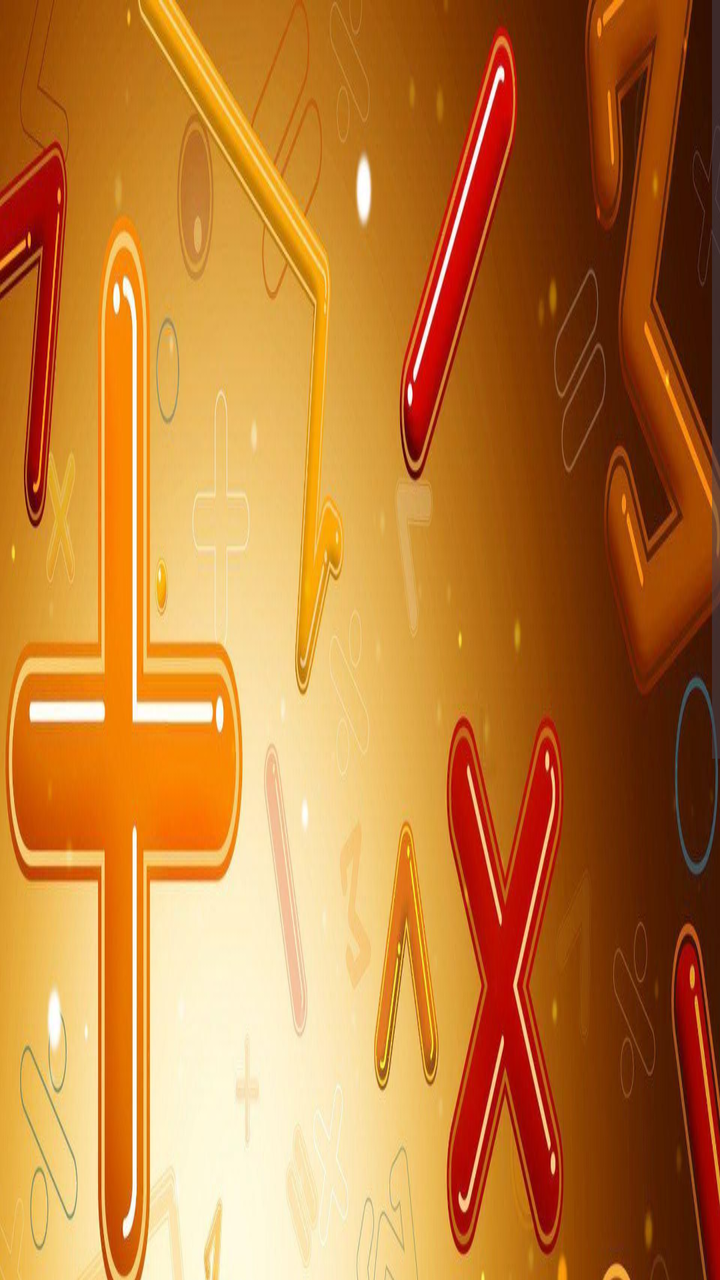
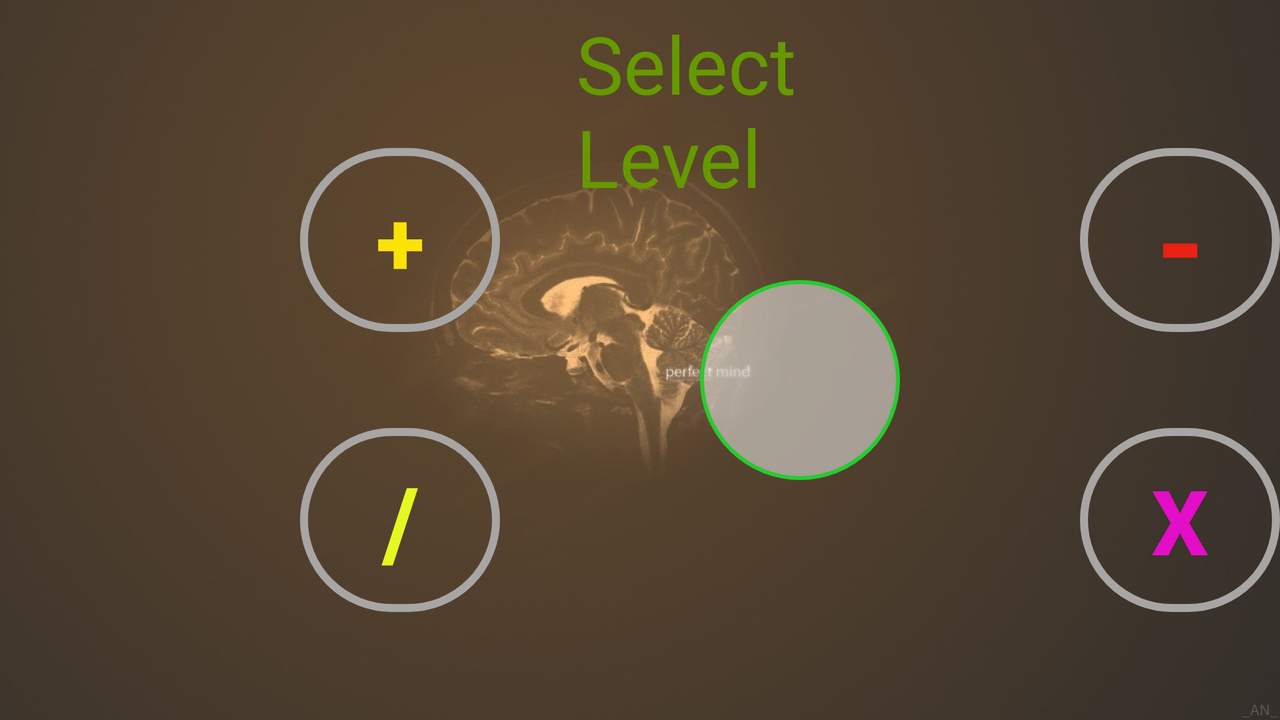

The same Android screen from two of the app's own layout files: first res/layout/ as a phone draws it, then the author's variant for another configuration, drawn on a device whose configuration selects that folder. Both files follow.
<!-- AndroidManifest.xml: application theme Theme.FullVideoView -->
<!-- res/layout/activity_select_level.xml -->
<?xml version="1.0" encoding="utf-8"?>
<ScrollView xmlns:android="http://schemas.android.com/apk/res/android"
    xmlns:app="http://schemas.android.com/apk/res-auto"
    xmlns:tools="http://schemas.android.com/tools"
    android:layout_width="match_parent"
    android:layout_height="match_parent"
    tools:context=".selectLevelActivity">

    <LinearLayout
        android:layout_width="match_parent"
        android:layout_height="match_parent"
        android:orientation="vertical"
        android:background="@drawable/selectlevelimg">

    </LinearLayout>

</ScrollView>
<!-- resources referenced by this layout -->
<resources>
  <!-- drawable selectlevelimg: jpg bitmap (drawable, 178757 bytes) -->
  <style name="Theme.FullVideoView" parent="Base.Theme.FullVideoView" />
  <style name="Base.Theme.FullVideoView" parent="Theme.Material3.DayNight.NoActionBar">
          
          
          <item name="android:windowFullscreen">true</item>
      </style>
</resources>
<!-- res/layout-land/activity_select_level.xml (the author's variant of the layout above) -->
<!-- drawn on the phone turned sideways -->
<?xml version="1.0" encoding="utf-8"?>
<RelativeLayout
    xmlns:android="http://schemas.android.com/apk/res/android"
    xmlns:app="http://schemas.android.com/apk/res-auto"
    xmlns:tools="http://schemas.android.com/tools"
    android:layout_width="match_parent"
    android:layout_height="400dp"
    android:background="@drawable/brainicn"
    tools:context=".selectLevelActivity">

    
    
    
    
    
    

    

    <TextView
        android:id="@+id/textView"
        android:layout_width="wrap_content"
        android:layout_height="wrap_content"
        android:layout_marginHorizontal="290dp"
        android:layout_marginStart="288dp"
        android:layout_marginTop="5dp"
        android:layout_marginEnd="200dp"
        android:text="Select Level"
        android:textColor="@android:color/holo_green_dark"
        android:textSize="40sp" />

    <com.google.android.material.button.MaterialButton
        android:id="@+id/level1btn"
        android:layout_width="100dp"
        android:layout_height="100dp"
        android:layout_marginStart="150dp"
        android:layout_marginTop="70dp"
        android:backgroundTint="#00FFFFFF"
        android:contentDescription="level1button"
        android:elevation="10dp"
        android:text="+"
        android:textColor="#FBE207"
        android:textStyle="bold"
        android:textSize="45sp"
        app:cornerFamily="rounded"
        app:cornerRadius="50dp"
        app:strokeColor="@color/grey"
        app:strokeWidth="4dp" />

    <com.google.android.material.button.MaterialButton
        android:id="@+id/level2btn"
        android:layout_width="100dp"
        android:layout_height="100dp"
        android:layout_marginBottom="46dp"
        android:layout_marginStart="540dp"
        android:layout_marginTop="70dp"
        android:backgroundTint="#00FFFFFF"
        android:contentDescription="level2button"
        android:elevation="10dp"
        android:text="-"
        android:textColor="#EA2113"
        android:textSize="60sp"
        android:textStyle="bold"
        app:cornerFamily="rounded"
        app:cornerRadius="50dp"
        app:layout_constraintBottom_toBottomOf="parent"
        app:layout_constraintEnd_toStartOf="@+id/level4btn"
        app:strokeColor="@color/grey"
        app:strokeWidth="4dp" />

    <com.google.android.material.button.MaterialButton
        android:id="@+id/level3btn"
        android:layout_width="100dp"
        android:layout_height="100dp"
        android:layout_marginHorizontal="350dp"
        android:layout_marginStart="540dp"
        android:layout_marginTop="210dp"
        android:backgroundTint="#00FFFFFF"
        android:contentDescription="level3button"
        android:elevation="10dp"
        android:text="X"
        android:textColor="#E40DC8"
        android:textStyle="bold"
        android:textSize="45sp"
        app:cornerFamily="rounded"
        app:cornerRadius="50dp"
        app:layout_constraintEnd_toEndOf="parent"
        app:layout_constraintHorizontal_bias="0.5"
        app:layout_constraintStart_toEndOf="@+id/level1btn"
        app:layout_constraintStart_toStartOf="parent"
        app:layout_constraintTop_toBottomOf="@+id/textView"
        app:strokeColor="@color/grey"
        app:strokeWidth="4dp" />

    <ImageButton
        android:id="@+id/level5btn"
        android:layout_marginStart="350dp"
        android:layout_marginTop="140dp"
        android:layout_width="100dp"
        android:layout_height="100dp"
        android:src="@drawable/braintransparent"
        android:background="@drawable/roundimg"
        android:adjustViewBounds="true"
        android:scaleType="fitCenter"
        android:elevation="10dp"
        android:padding="14dp"
        android:contentDescription="brain game"/>

    <com.google.android.material.button.MaterialButton
        android:id="@+id/level4btn"
        android:layout_width="100dp"
        android:layout_height="100dp"
        android:layout_marginStart="150dp"
        android:layout_marginTop="210dp"
        android:layout_marginEnd="172dp"
        android:backgroundTint="#00FFFFFF"
        android:contentDescription="level4button"
        android:elevation="10dp"
        android:text="/"
        android:textStyle="bold"
        android:textSize="50sp"
        android:textColor="#E4F821"
        app:cornerFamily="rounded"
        app:cornerRadius="50dp"
        app:layout_constraintEnd_toEndOf="parent"
        app:layout_constraintHorizontal_bias="0.83"
        app:layout_constraintStart_toStartOf="parent"
        app:layout_constraintTop_toBottomOf="@+id/level3btn"
        app:strokeColor="@color/grey"
        app:strokeWidth="4dp" />


</RelativeLayout>
<!-- resources referenced by the variant -->
<!-- as the phone turned sideways resolves them -->
<resources>
  <color name="grey">#A8A5A5</color>
  <!-- drawable brainicn: jpg bitmap (drawable, 71584 bytes) -->
  <!-- drawable roundimg (drawable) -->
  <?xml version="1.0" encoding="utf-8"?>
  <shape xmlns:android="http://schemas.android.com/apk/res/android"
      android:shape="oval">
      
      <solid android:color="#80FFFFFF" />
      <stroke android:width="2dp" android:color="@color/green"/>
  </shape>
  <style name="Theme.FullVideoView" parent="Base.Theme.FullVideoView" />
  <color name="green">#29CA30</color>
  <style name="Base.Theme.FullVideoView" parent="Theme.Material3.DayNight.NoActionBar">
          
          
          <item name="android:windowFullscreen">true</item>
      </style>
</resources>
